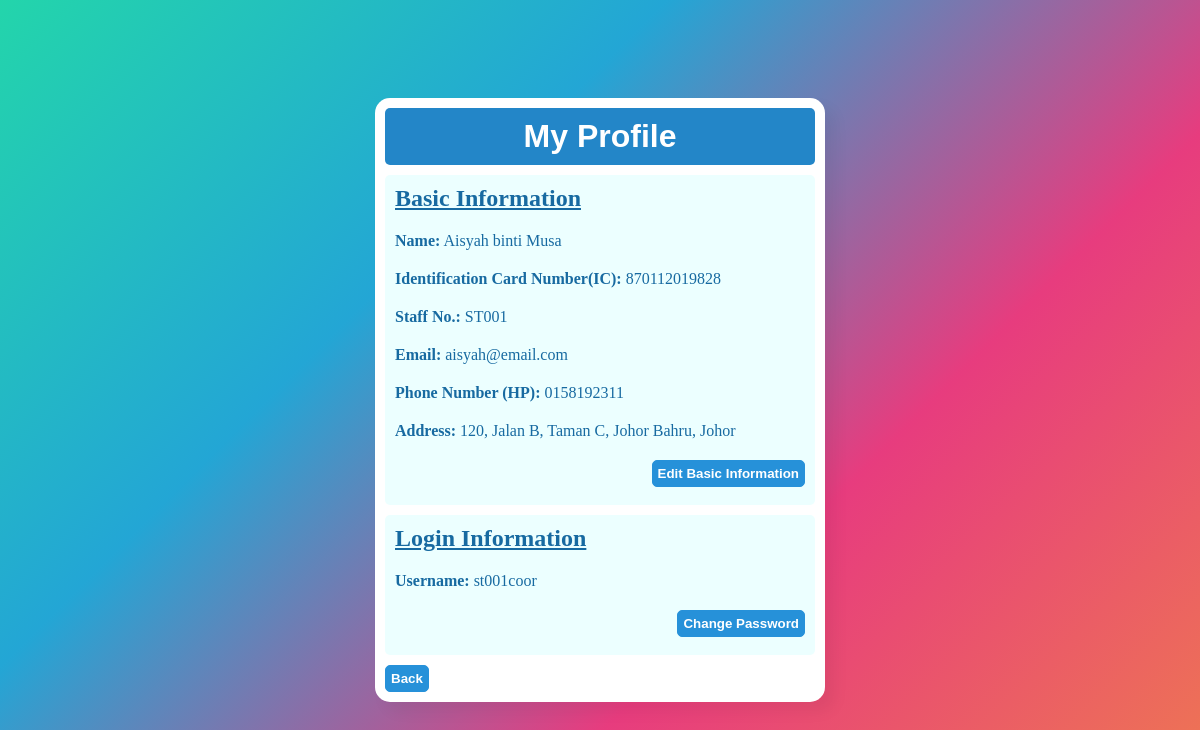
The app's page /view_profile.php (signed in) with its own data.
### tables this page shows
CREATE TABLE `coordinator` (
  `coor_staff_no` varchar(10) NOT NULL,
  `coor_ic` varchar(20) NOT NULL,
  `coor_name` varchar(50) NOT NULL,
  `coor_address` varchar(100) NOT NULL,
  `coor_phone` varchar(20) NOT NULL,
  `coor_email` varchar(30) NOT NULL,
  `coor_username` varchar(20) NOT NULL
);

### view_profile.php (the view, shortened to what this page needs)
<?php
require ('config.php');
if (isset($_SESSION['LOGIN_ADMIN']))
{
	$ID = $_SESSION['LOGIN_ADMIN'];
	$sql = "SELECT * FROM admin WHERE admin_staff_no='$ID'";
}
else if (isset($_SESSION['LOGIN_COORDINATOR']))
{
	$ID = $_SESSION['LOGIN_COORDINATOR'];
	$sql = "SELECT * FROM coordinator WHERE coor_staff_no='$ID'";
}
else if (isset($_SESSION['LOGIN_STUDENT']))
{
	$ID = $_SESSION['LOGIN_STUDENT'];
	$sql = "SELECT * FROM student WHERE stud_matric_no='$ID'";
}
$query = mysqli_query($conn, $sql);
$rows = mysqli_fetch_assoc($query);
?>
	<html>
	<head>
		<link rel="stylesheet" href="form_view.css">
	<head>
	<body>
	<div class="form">
		<div class="profile">
		<h1>My Profile</h1>
		<?php if ($_SESSION["LEVEL"] == 1) { ?>
			<div class="basic_information">
				<h2>Basic Information</h2>
				<p><b>Name:</b> <?php echo $rows['admin_name']?> </p>
				<p><b>Identification Card Number(IC):</b> <?php echo $rows['admin_ic']?> </p>
				<p><b>Staff No.:</b> <?php echo $rows['admin_staff_no']?> </p>
				<p><b>Email:</b> <?php echo $rows['admin_email']?> </p>
				<p><b>Phone Number (HP):</b> <?php echo $rows['admin_phone']?> </p>
				<p><b>Address:</b> <?php echo $rows['admin_address']?> </p>
				<div class="button_group">
					<a class = "right" href="update_profile_form.php?id=<?php echo $_SESSION['LOGIN_ADMIN']?>">
						<input type="button" value="Edit Basic Information">
					</a>
				</div>
				<br/>
			</div>
			<div class="login_information">
				<h2>Login Information</h2>
				<p><b>Username:</b> <?php echo $rows['admin_username']?> </p>
				<div class="button_group">
					<a class = "right" href="update_login_form.php?username=<?php echo $_SESSION["USER"]?>">
						<input type="button" value="Change Password">
					</a>
				</div>
				<br/>
			</div>
				<a href="main.php">
					<input type="button" value="Back">
				</a>
		<?php } else if ($_SESSION["LEVEL"] == 2) { ?>
			<div class="basic_information">
				<h2>Basic Information</h2>
				<p><b>Name:</b> <?php echo $rows['coor_name']?> </p>
				<p><b>Identification Card Number(IC):</b> <?php echo $rows['coor_ic']?> </p>
				<p><b>Staff No.:</b> <?php echo $rows['coor_staff_no']?> </p>
				<p><b>Email:</b> <?php echo $rows['coor_email']?> </p>
				<p><b>Phone Number (HP):</b> <?php echo $rows['coor_phone']?> </p>
				<p><b>Address:</b> <?php echo $rows['coor_address']?> </p>
				<div class="button_group">
					<a href="update_profile_form.php?id=<?php echo $_SESSION['LOGIN_COORDINATOR']?>">
						<input type="button" value="Edit Basic Information">
					</a>
				</div>
				<br/>
			</div>
			<div class="login_information">
				<h2>Login Information</h2>
				<p><b>Username:</b> <?php echo $rows['coor_username']?> </p>
				<div class="button_group">
					<a href="update_login_form.php?username=<?php echo $_SESSION["USER"]?>">
						<input type="button" value="Change Password">
					</a>
				</div>
				<br/>
			</div>
				<a href="main.php">
					<input type="button" value="Back">
				</a>
	<?php }
	?>
	</body>
	</html>

### form_view.css (style rules this page uses)
* { margin: 0; padding: 0; box-sizing: border-box; font-family: Georgia (serif); }
body { margin: 0; padding: 0; background: linear-gradient(-45deg, #ee7752, #e73c7e, #23a6d5, #23d5ab); height: 100vh; overflow: hidden; }
div.form { display: flex; justify-content: center; }
div.login_information { margin-top: 10px; margin-bottom: 10px; padding: 10px; padding-bottom: 0px; border-radius: 5px; background-color: #a4fdfd36; }
div.basic_information { margin-top: 10px; margin-bottom: 10px; padding: 10px; padding-bottom: 0px; border-radius: 5px; background-color: #a4fdfd36; }
form.input_form, div.profile { position: absolute; top: 50%; left: 50%; transform: translate(-50%, -50%); background-color: white; border-radius: 15px; box-shadow: 10px 10px 15px rgba(0,0,0,0.05); padding: 10px; width: 450px; }
form.input_form > h1, div.profile > h1 { font-family:'Franklin Gothic Medium', 'Arial Narrow', Arial, sans-serif; margin: 0px; margin-bottom: 10px; text-align: center; padding: 10px; background-color: #2386c8; color: white; border-radius: 5px; pointer-events: none; }
div.login_information > h2, div.basic_information > h2 { color: #176aa1; text-decoration: underline; margin: 0px; margin-bottom: 15px; pointer-events: none; }
div.basic_information div.button_group, div.login_information div.button_group { display: flex; justify-content: flex-end; margin-top: 10px; }
p { color: #176aa1; margin: 20px; margin-left: 0px; pointer-events: none; }
button, input[type="button"], input[type="submit"] { padding: 5px; font-weight:bold; color: white; background-color: #2691d9; border: 1px solid #2691d9; border-radius: 5px; }

### records on screen
coordinator: coor_name "Aisyah binti Musa", coor_ic "870112019828", coor_staff_no "ST001", coor_email "aisyah@email.com", coor_phone "0158192311", coor_address "120, Jalan B, Taman C, Johor Bahru, Johor", coor_username "st001coor"
